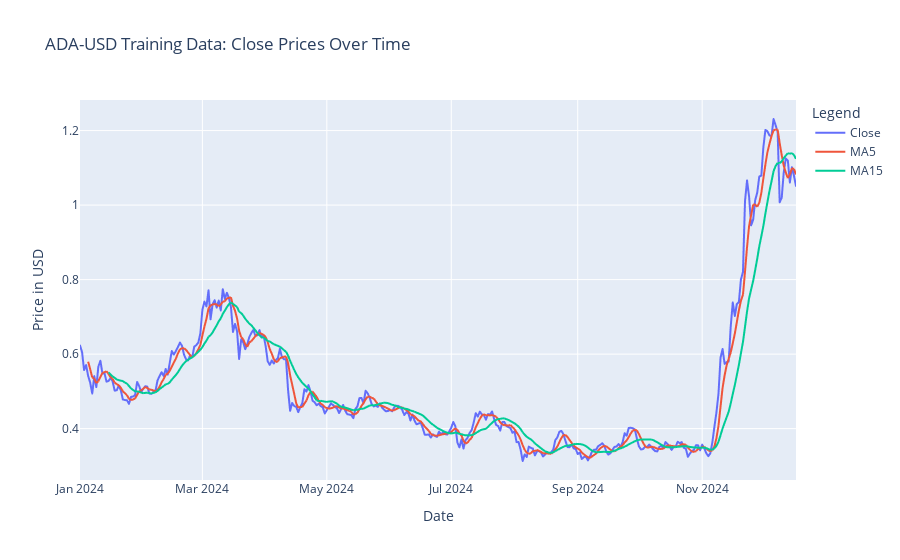

The notebook cell saved with this chart:
### Code cell
ada_df.columns = ada_df.columns.droplevel(1) 
ada_df.reset_index(inplace=True)
ada_df = ada_df.loc[ada_df['Date'].dt.year == 2024]
ada_df['MA5'] = ada_df['Close'].rolling(window=5).mean()
ada_df['MA15'] = ada_df['Close'].rolling(window=15).mean()

fig = px.line(ada_df, x="Date", y=['Close', 'MA5', 'MA15'], title="ADA-USD Training Data: Close Prices Over Time", labels={'value': 'Price in USD', 'variable': 'Legend'})

fig.show()

### Figure 1 — Plotly figure (JSON) as saved in the notebook; plotly's stock layout.template omitted (floating-point values rounded to 4 significant figures; data arrays with more than 128 entries replaced by an {"elided": "..."} marker saying what was removed)
{"data": [{"hovertemplate": "Legend=Close<br>Date=%{x}<br>Price in USD=%{y}<extra></extra>", "legendgroup": "Close", "line": {"color": "#636efa", "dash": "solid"}, "marker": {"symbol": "circle"}, "mode": "lines", "name": "Close", "showlegend": true, "type": "scattergl", "x": {"elided": "352 str values"}, "xaxis": "x", "y": {"elided": "352 float values"}, "yaxis": "y"}, {"hovertemplate": "Legend=MA5<br>Date=%{x}<br>Price in USD=%{y}<extra></extra>", "legendgroup": "MA5", "line": {"color": "#EF553B", "dash": "solid"}, "marker": {"symbol": "circle"}, "mode": "lines", "name": "MA5", "showlegend": true, "type": "scattergl", "x": {"elided": "352 str values"}, "xaxis": "x", "y": {"elided": "352 float values"}, "yaxis": "y"}, {"hovertemplate": "Legend=MA15<br>Date=%{x}<br>Price in USD=%{y}<extra></extra>", "legendgroup": "MA15", "line": {"color": "#00cc96", "dash": "solid"}, "marker": {"symbol": "circle"}, "mode": "lines", "name": "MA15", "showlegend": true, "type": "scattergl", "x": {"elided": "352 str values"}, "xaxis": "x", "y": {"elided": "352 float values"}, "yaxis": "y"}], "layout": {"legend": {"title": {"text": "Legend"}, "tracegroupgap": 0}, "title": {"text": "ADA-USD Training Data: Close Prices Over Time"}, "xaxis": {"anchor": "y", "domain": [0, 1], "title": {"text": "Date"}}, "yaxis": {"anchor": "x", "domain": [0, 1], "title": {"text": "Price in USD"}}}}
